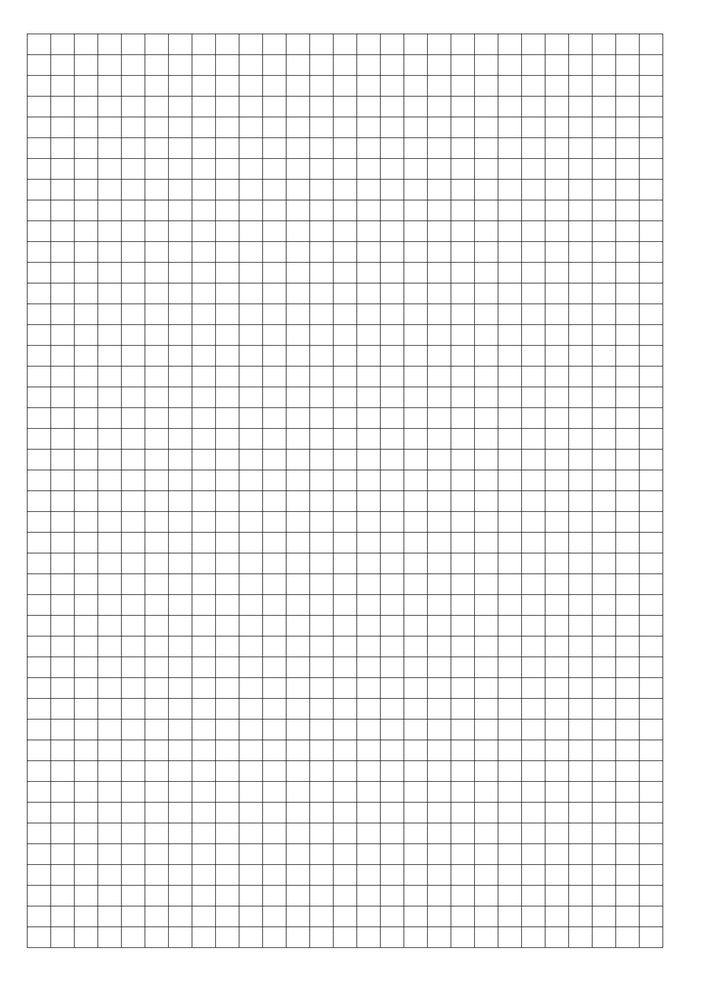
#> input picture dataEngineer/digitReco/template.png, 706 x 999 px, shrunk from 3969 x 5613 before the run, found by its file name
$ jupyter execute 'Image Segmentation.ipynb'
#> lines starting #> are read from the running program, lines starting #| are printed output that depends on the picture; after the words box and inside, x2 and y2 are one past the last pixel; in counts of white or black regions, pixels touching at a corner belong together
[cell 1]
import cv2
import matplotlib.pyplot as plt

[cell 2]
# 1. 加载并处理图片
imgPath = '/home/liy/CQU_EIE/dataEngineer/digitReco/template.png'
image = cv2.imread(imgPath, cv2.IMREAD_GRAYSCALE)
#> image is the input picture: shape (999, 706); min 53, max 255, mean 242.4
blurred = cv2.GaussianBlur(image, (5, 5), 0)
edges = cv2.Canny(blurred, 50, 150)
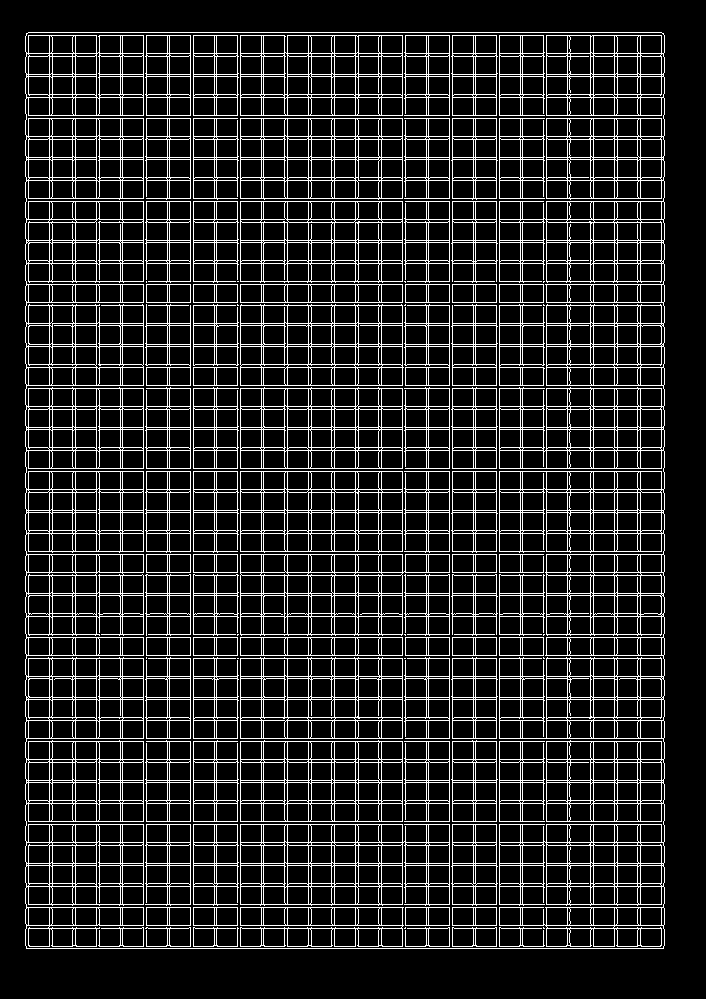
#> edges: shape (999, 706); 14.3% white in thin lines or dots, all inside (x1, y1, x2, y2) = (25, 32, 665, 949)

[cell 3]
# 2. 找到最大轮廓并裁剪网格区域
contours, _ = cv2.findContours(edges, cv2.RETR_EXTERNAL, cv2.CHAIN_APPROX_SIMPLE)
#> contours = 1 contour; box (x1, y1, x2, y2) and area: (25, 32, 665, 949) 584921
x, y, w, h = cv2.boundingRect(max(contours, key=cv2.contourArea))
#> x = 25; y = 32; w = 640; h = 917
cropped_grid = image[y:y+h, x:x+w]
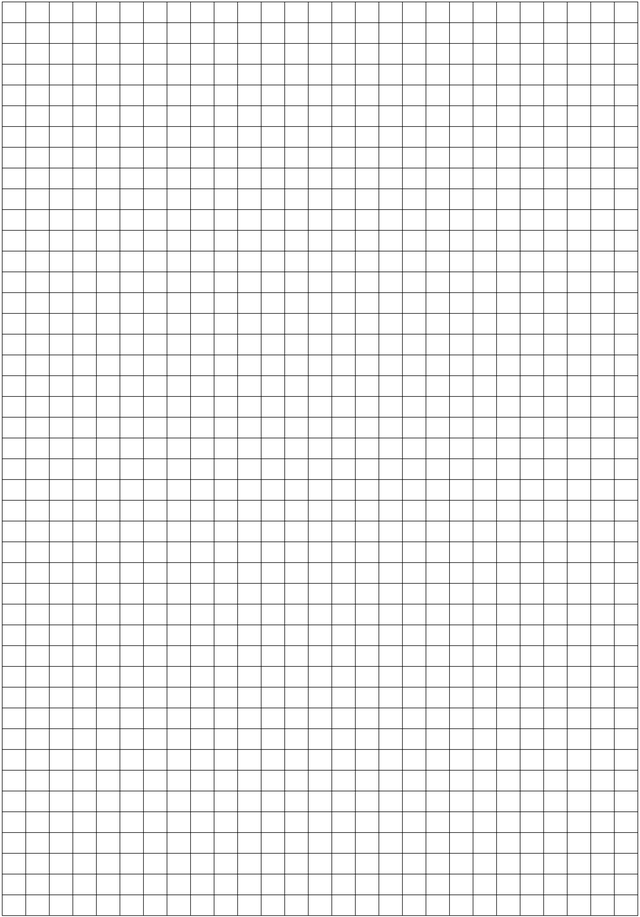
#> cropped_grid: shape (917, 640); min 53, max 255, mean 239.9

[cell 4]
# 3. 显示裁剪后的网格
plt.imshow(cropped_grid, cmap='gray')
plt.title("Cropped Grid")
# plt.show()
plt.close() # 不显示图像

[cell 5]
# 4. 分割网格
grid_rows, grid_cols = 44, 27  # 网格是 44x27
cell_height, cell_width = cropped_grid.shape[0] // grid_rows+1, cropped_grid.shape[1] // grid_cols
#> cell_height = 21; cell_width = 23

cells = [
    cropped_grid[row*cell_height:(row+1)*cell_height, col*cell_width:(col+1)*cell_width]
    for row in range(grid_rows) for col in range(grid_cols)
]
#> cells = 1188 items

[cell 6]
# 5. 可视化每个方格（可选）
for i, cell in enumerate(cells):
    plt.imshow(cell, cmap='gray')
    plt.title(f"Cell {i}")
plt.close() # 不显示图像
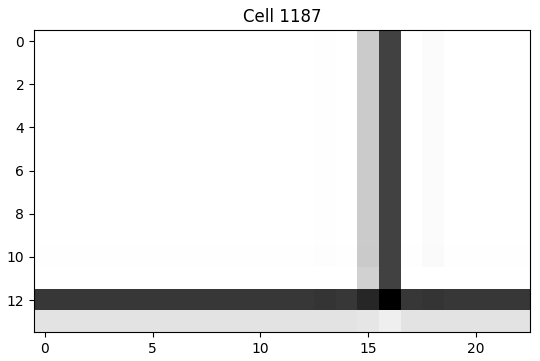
#> figure drawn by matplotlib, 1 panel

[cell 7]
print(f"分割后的方格数量: {len(cells)}")
#| 分割后的方格数量: 1188

[cell 8]
plt.imshow(cells[0])
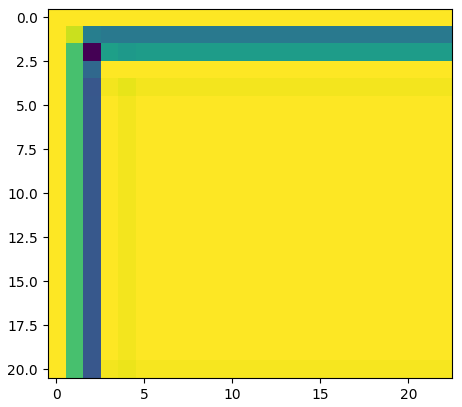
#> figure drawn by matplotlib, 1 panel
